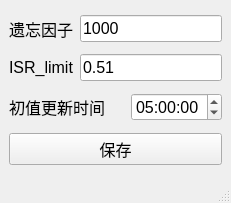
<?xml version="1.0" encoding="UTF-8"?>
<ui version="4.0">
 <class>MainWindow</class>
 <widget class="QMainWindow" name="MainWindow">
  <property name="geometry">
   <rect>
    <x>0</x>
    <y>0</y>
    <width>231</width>
    <height>203</height>
   </rect>
  </property>
  <property name="windowTitle">
   <string>Preset</string>
  </property>
  <widget class="QWidget" name="centralwidget">
   <layout class="QGridLayout" name="gridLayout">
    <item row="2" column="2">
     <widget class="QTimeEdit" name="timeEdit">
      <property name="font">
       <font>
        <pointsize>12</pointsize>
       </font>
      </property>
      <property name="dateTime">
       <datetime>
        <hour>5</hour>
        <minute>0</minute>
        <second>0</second>
        <year>2000</year>
        <month>1</month>
        <day>1</day>
       </datetime>
      </property>
     </widget>
    </item>
    <item row="0" column="1" colspan="2">
     <widget class="QLineEdit" name="lineEdit">
      <property name="font">
       <font>
        <pointsize>12</pointsize>
       </font>
      </property>
      <property name="text">
       <string>1000</string>
      </property>
     </widget>
    </item>
    <item row="0" column="0">
     <widget class="QLabel" name="label">
      <property name="font">
       <font>
        <pointsize>12</pointsize>
       </font>
      </property>
      <property name="text">
       <string>遗忘因子</string>
      </property>
     </widget>
    </item>
    <item row="1" column="0">
     <widget class="QLabel" name="label_2">
      <property name="font">
       <font>
        <pointsize>12</pointsize>
       </font>
      </property>
      <property name="text">
       <string>ISR_limit</string>
      </property>
     </widget>
    </item>
    <item row="1" column="1" colspan="2">
     <widget class="QLineEdit" name="lineEdit_2">
      <property name="font">
       <font>
        <pointsize>12</pointsize>
       </font>
      </property>
      <property name="text">
       <string>0.51</string>
      </property>
     </widget>
    </item>
    <item row="2" column="0" colspan="2">
     <widget class="QLabel" name="label_3">
      <property name="font">
       <font>
        <pointsize>12</pointsize>
       </font>
      </property>
      <property name="text">
       <string>初值更新时间</string>
      </property>
     </widget>
    </item>
    <item row="3" column="0" colspan="3">
     <widget class="QPushButton" name="pushButton">
      <property name="font">
       <font>
        <pointsize>12</pointsize>
       </font>
      </property>
      <property name="text">
       <string>保存</string>
      </property>
     </widget>
    </item>
   </layout>
  </widget>
  <widget class="QMenuBar" name="menubar">
   <property name="geometry">
    <rect>
     <x>0</x>
     <y>0</y>
     <width>231</width>
     <height>26</height>
    </rect>
   </property>
  </widget>
  <widget class="QStatusBar" name="statusbar"/>
 </widget>
 <resources/>
 <connections/>
</ui>
